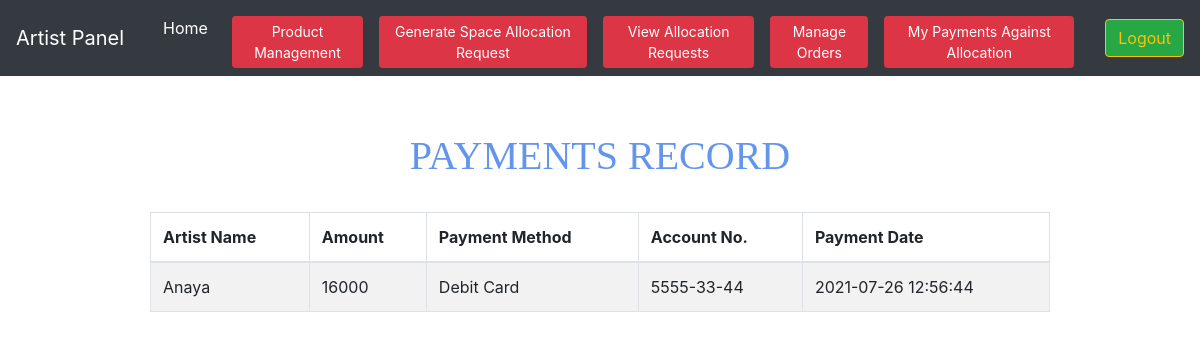
Screenshot of /artist/viewpayments.php (signed in) with the database file from the repository.
### tables this page shows
CREATE TABLE `artist_payment` (
  `Payment_ID` int(200) NOT NULL,
  `artists_id` int(200) NOT NULL,
  `amount` varchar(200) NOT NULL,
  `payment_method` varchar(100) NOT NULL,
  `account_no` varchar(100) NOT NULL,
  `date` datetime NOT NULL
);

CREATE TABLE `artist` (
  `ArtistID` int(200) NOT NULL,
  `FullName` varchar(200) NOT NULL,
  `Contact_no` varchar(200) NOT NULL,
  `Address` varchar(200) NOT NULL,
  `Email` varchar(200) NOT NULL,
  `Username` varchar(200) NOT NULL,
  `password` varchar(200) NOT NULL
);

### artist/viewpayments.php (the view, shortened to what this page needs)
<?php
require '../database.php';
include_once('artistheader.php');
?>
<!DOCTYPE html>
<html>
<head>
</head>
<body>
<br><br>
<center>
<h1>Payments Record</h1>
<br>
<table class=" table table-striped table-bordered w-75">
	<thead>
<tr>
<th>Artist Name</th>
<th>Amount</th>
<th>Payment Method</th>
<th>Account No.</th>
<th>Payment Date</th>
</tr>
</thead>
<?PHP
	$artistid=$_SESSION["artist_id"];
	$query = "SELECT * FROM artist_payment Inner Join artist ON artist.ArtistID=artist_payment.artists_id  where artists_id='$artistid'";
			$results=mysqli_query($connection,$query);
				if($results){
				if(mysqli_num_rows($results)){
					while($row = mysqli_fetch_object($results))
					{
						$amount = $row->amount;
						$artistname = $row->FullName;
                        $payment_method = $row->payment_method;
                        $account_no = $row->account_no;
	                    $date = $row->date;
						?>
						<tbody>
					<tr>
						<td><?php echo ($artistname); ?> </td>
						<td><?php echo ($amount); ?> </td>
						<td><?php echo ($payment_method); ?> </td>
						<td><?php echo ($account_no); ?></td>
						<td><?php echo ($date); ?></td>
					</tr>
				</tbody>
						<?php
					}
			}else{ echo 'No Record available';}
		}else{ echo 'database error';}
?>
</table>
</center>
</body>
</html>

### artist/viewpayments.php (style rules this page uses)
h1 { text-align: center; text-transform: uppercase; color: cornflowerblue; margin-top: 8px; font-family: ui-sans-serif; }

### rows the page displays
artist_payment: artist.FullName "Anaya", amount "16000", payment_method "Debit Card", account_no "5555-33-44", date "2021-07-26 12:56:44"
